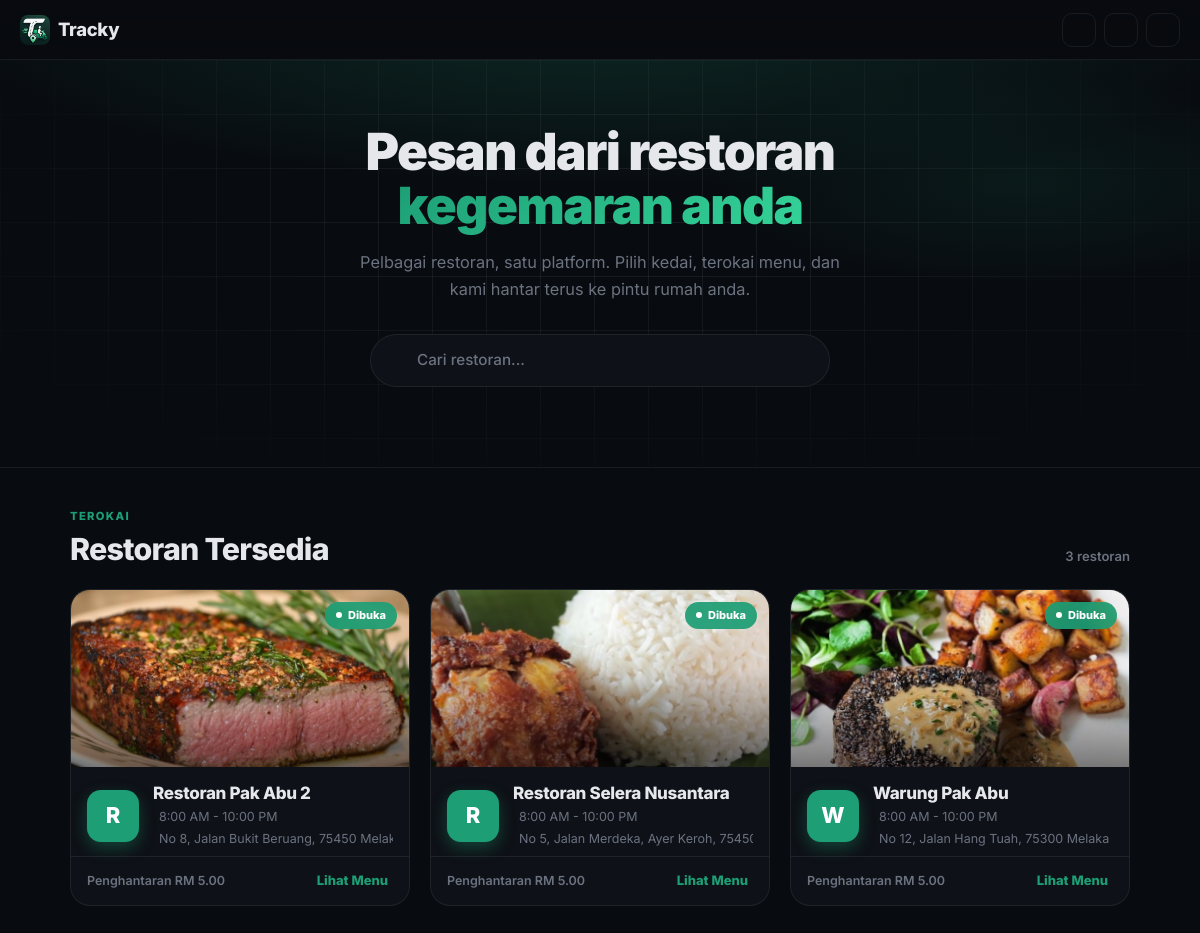
/customer/customer_restaurants.php, run on an earlier commit of the app's database.
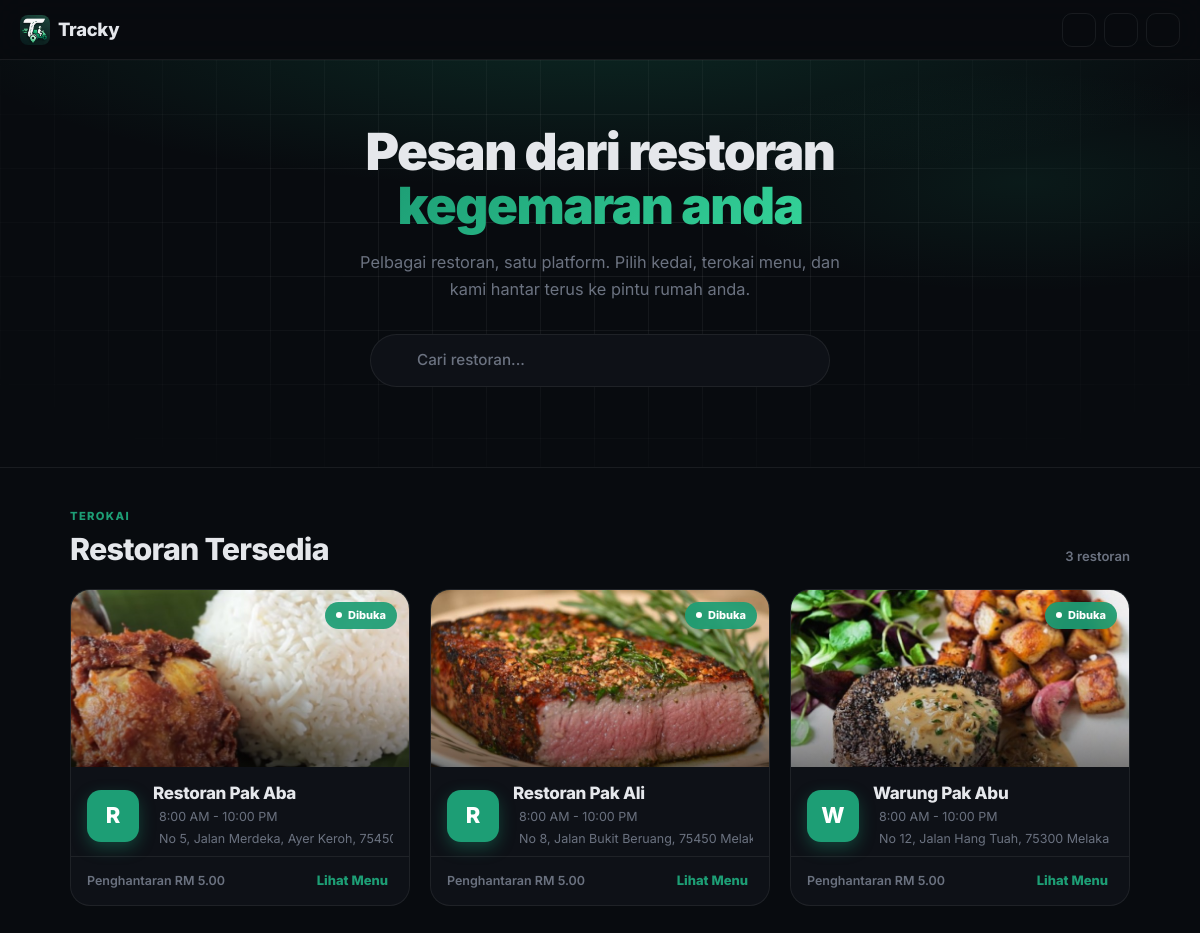
And on a later commit of the database.
### tables this page shows
CREATE TABLE restaurants (
  id INT AUTO_INCREMENT PRIMARY KEY,
  name VARCHAR(100) NOT NULL DEFAULT 'Restoran Tracky',
  slug VARCHAR(80) UNIQUE,
  address TEXT,
  phone VARCHAR(20),
  email VARCHAR(100),
  logo VARCHAR(255),
  cover_image VARCHAR(255),
  accent_color VARCHAR(20) NOT NULL DEFAULT '#1D9E75',
  delivery_fee DECIMAL(10,2) DEFAULT 5.00,
  free_delivery_min DECIMAL(10,2) DEFAULT 30.00,
  operating_hours VARCHAR(100) DEFAULT '8:00 AM - 10:00 PM',
  is_open TINYINT DEFAULT 1,
  is_active TINYINT NOT NULL DEFAULT 1,
  created_at TIMESTAMP DEFAULT CURRENT_TIMESTAMP
);

### includes/functions.php (called while the page is built, shortened)
<?php
function asset(string $rel): string
{
    $rel = ltrim($rel, '/');
    $fs = dirname(__DIR__) . '/' . $rel;
    $v = is_file($fs) ? filemtime($fs) : 1;
    return '/tracky/' . $rel . '?v=' . $v;
}
function e(?string $value): string
{
    return htmlspecialchars($value ?? '', ENT_QUOTES, 'UTF-8');
}
function restaurantAsset(?string $path): string
{
    if (!$path) {
        return '';
    }
    return '/tracky/' . ltrim($path, '/');
}

### customer/customer_restaurants.php (the view, shortened to what this page needs)
<?php
require_once __DIR__ . '/../includes/db.php';
require_once __DIR__ . '/../includes/functions.php';
$restaurants = [];
$res = mysqli_query($conn, 'SELECT * FROM restaurants WHERE is_active = 1 ORDER BY name ASC');
while ($res && $row = mysqli_fetch_assoc($res)) {
    $restaurants[] = $row;
}
$total = count($restaurants);
?>
<!DOCTYPE html>
<html lang="ms">
<head>
  <link href="https://cdn.jsdelivr.net/npm/bootstrap@5.3.0/dist/css/bootstrap.min.css" rel="stylesheet">
  <link href="https://cdn.jsdelivr.net/npm/@tabler/icons-webfont@3.44.0/dist/tabler-icons.min.css" rel="stylesheet">
  <link href="<?= asset('assets/css/customer.css') ?>" rel="stylesheet">
</head>
<body>
<nav class="customer-navbar">
  <a class="customer-brand" href="/tracky/" title="Laman Utama Tracky">
    <img src="/tracky/assets/img/icon.png" alt="Tracky" class="brand-img"> Tracky
  </a>
  <div class="customer-nav-actions">
    <a href="/tracky/" class="nav-icon-btn" title="Laman Utama"><i class="ti ti-home"></i></a>
    <a href="/tracky/customer/customer_track.php" class="nav-icon-btn" title="Track pesanan"><i class="ti ti-map-pin"></i></a>
    <button class="customer-theme-btn" id="themeToggle" onclick="toggleTheme()"><i class="ti ti-sun" id="themeIcon"></i></button>
  </div>
</nav>
<header class="resto-hero">
  <div class="resto-hero-bg"></div>
  <div class="resto-hero-grid"></div>
  <div class="resto-hero-inner">
    <h1 class="resto-title">Pesan dari restoran <span class="hl">kegemaran anda</span></h1>
    <p class="resto-sub">Pelbagai restoran, satu platform. Pilih kedai, terokai menu, dan kami hantar terus ke pintu rumah anda.</p>
    <div class="resto-search">
      <input type="text" id="restoSearch" placeholder="Cari restoran..." autocomplete="off" aria-label="Cari restoran">
    </div>
  </div>
</header>
<section class="resto-section">
  <div class="resto-section-head">
    <div>
      <div class="resto-section-label">Terokai</div>
      <h2 class="resto-section-title">Restoran Tersedia</h2>
    </div>
    <span class="resto-count" id="restoCount"><?= $total ?> restoran</span>
  </div>
  <div class="resto-grid" id="restoGrid">
    <?php if (!$restaurants): ?>
    <div class="resto-empty">
      <i class="ti ti-mood-empty"></i>
      Tiada restoran tersedia buat masa ini.
    </div>
    <?php else: ?>
    <?php foreach ($restaurants as $i => $r):
      $accent = $r['accent_color'] ?: '#1D9E75';
      $cover = restaurantAsset($r['cover_image'] ?? null);
      $logo = restaurantAsset($r['logo'] ?? null);
      $open = (int) ($r['is_open'] ?? 1) === 1;
      $delay = min($i * 0.07, 0.5);
    ?>
    <a class="resto-card" data-name="<?= e(strtolower($r['name'])) ?>"
       href="/tracky/customer/customer_menu.php?restaurant=<?= (int)$r['id'] ?>"
       style="--accent: <?= e($accent) ?>; animation-delay: <?= $delay ?>s">
      <div class="resto-cover">
        <?php if ($cover): ?>
        <div class="resto-cover-img" style="background-image:url('<?= e($cover) ?>')"></div>
        <div class="resto-cover-shade"></div>
        <?php else: ?>
        <i class="ti ti-tools-kitchen-2 resto-cover-fallback"></i>
        <?php endif; ?>
        <span class="resto-status <?= $open ? 'open' : 'closed' ?>"><span class="dot"></span><?= $open ? 'Dibuka' : 'Ditutup' ?></span>
      </div>
      <div class="resto-body">
        <div class="resto-logo">
          <?php if ($logo): ?><img src="<?= e($logo) ?>" alt=""><?php else: ?><?= strtoupper(substr($r['name'], 0, 1)) ?><?php endif; ?>
        </div>
        <div class="resto-info">
          <div class="resto-name"><?= e($r['name']) ?></div>
          <div class="resto-meta"><i class="ti ti-clock"></i> <?= e($r['operating_hours'] ?? '8:00 AM - 10:00 PM') ?></div>
          <?php if (!empty($r['address'])): ?><div class="resto-meta"><i class="ti ti-map-pin"></i> <?= e($r['address']) ?></div><?php endif; ?>
        </div>
      </div>
      <div class="resto-foot">
        <span class="fee"><i class="ti ti-truck"></i> Penghantaran RM <?= number_format((float)($r['delivery_fee'] ?? 5), 2) ?></span>
        <span class="resto-go">Lihat Menu <i class="ti ti-arrow-right"></i></span>
      </div>
    </a>
    <?php endforeach; ?>
    <?php endif; ?>
  </div>
</section>
</body>
</html>

### assets/css/customer.css (style rules this page uses)
:root { --green: #1D9E75; --green-dim: rgba(29,158,117,0.12); --green-border: rgba(29,158,117,0.28); --bg: #080B0F; --bg2: #0E1117; --bg3: #141820; --border: rgba(255,255,255,0.07); --text: #E5E7EB; --text-2: #CBD5E1; --muted: #6B7280; --shadow: 0 1px 6px rgba(0,0,0,0.35), 0 4px 20px rgba(0,0,0,0.2); --radius: 16px; }
* { box-sizing: border-box; }
body { font-family: 'Inter', sans-serif; background: var(--bg); color: var(--text); min-height: 100vh; transition: background 0.3s, color 0.3s; }
.customer-navbar { background: rgba(8,11,15,0.88); backdrop-filter: blur(20px); -webkit-backdrop-filter: blur(20px); border-bottom: 1px solid var(--border); padding: 0 20px; height: 60px; display: flex; align-items: center; justify-content: space-between; gap: 12px; position: sticky; top: 0; z-index: 100; transition: background 0.3s; }
.customer-brand { font-weight: 800; font-size: 1.15rem; color: var(--text); letter-spacing: -0.3px; text-decoration: none; display: flex; align-items: center; gap: 8px; flex-shrink: 0; }
.customer-brand .brand-img { width: 30px; height: 30px; border-radius: 8px; object-fit: cover; }
.customer-nav-actions { display: flex; align-items: center; gap: 8px; }
.customer-theme-btn { width: 34px; height: 34px; background: transparent; border: 1.5px solid var(--border); border-radius: 10px; display: flex; align-items: center; justify-content: center; cursor: pointer; color: var(--muted); font-size: 1rem; transition: all 0.2s; flex-shrink: 0; }
.nav-icon-btn { width: 34px; height: 34px; background: transparent; border: 1.5px solid var(--border); border-radius: 10px; display: flex; align-items: center; justify-content: center; color: var(--muted); font-size: 1.1rem; text-decoration: none; transition: all 0.2s; flex-shrink: 0; }
h1,h2,h3,h4,h5,h6 { color: var(--text); }
p { color: var(--text-2); }

What changed in the data, as far as the page shows it:
changed restaurants "No 5, Jalan Merdeka, Ayer Keroh, 754…": name "Restoran Selera Nusantara" → "Restoran Pak Aba"; moves up the list
changed restaurants "No 8, Jalan Bukit Beruang, 75450 Mel…": name "Restoran Pak Abu 2" → "Restoran Pak Ali"
